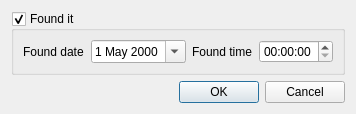
<?xml version="1.0" encoding="UTF-8"?>
<ui version="4.0">
 <class>SetFoundDialog</class>
 <widget class="QDialog" name="SetFoundDialog">
  <property name="geometry">
   <rect>
    <x>0</x>
    <y>0</y>
    <width>356</width>
    <height>111</height>
   </rect>
  </property>
  <property name="windowTitle">
   <string>Set found</string>
  </property>
  <layout class="QVBoxLayout" name="verticalLayout">
   <item>
    <widget class="QGroupBox" name="foundGroup">
     <property name="title">
      <string>Found it</string>
     </property>
     <property name="checkable">
      <bool>true</bool>
     </property>
     <layout class="QHBoxLayout" name="horizontalLayout">
      <item>
       <widget class="QLabel" name="label">
        <property name="text">
         <string>Found date</string>
        </property>
       </widget>
      </item>
      <item>
       <widget class="QDateEdit" name="foundDate">
        <property name="minimumDate">
         <date>
          <year>2000</year>
          <month>5</month>
          <day>1</day>
         </date>
        </property>
        <property name="calendarPopup">
         <bool>true</bool>
        </property>
       </widget>
      </item>
      <item>
       <widget class="QLabel" name="label_2">
        <property name="text">
         <string>Found time</string>
        </property>
       </widget>
      </item>
      <item>
       <widget class="QTimeEdit" name="foundTime"/>
      </item>
     </layout>
    </widget>
   </item>
   <item>
    <widget class="QDialogButtonBox" name="buttonBox">
     <property name="orientation">
      <enum>Qt::Horizontal</enum>
     </property>
     <property name="standardButtons">
      <set>QDialogButtonBox::Cancel|QDialogButtonBox::Ok</set>
     </property>
    </widget>
   </item>
  </layout>
 </widget>
 <resources/>
 <connections>
  <connection>
   <sender>buttonBox</sender>
   <signal>accepted()</signal>
   <receiver>SetFoundDialog</receiver>
   <slot>accept()</slot>
   <hints>
    <hint type="sourcelabel">
     <x>248</x>
     <y>254</y>
    </hint>
    <hint type="destinationlabel">
     <x>157</x>
     <y>274</y>
    </hint>
   </hints>
  </connection>
  <connection>
   <sender>buttonBox</sender>
   <signal>rejected()</signal>
   <receiver>SetFoundDialog</receiver>
   <slot>reject()</slot>
   <hints>
    <hint type="sourcelabel">
     <x>316</x>
     <y>260</y>
    </hint>
    <hint type="destinationlabel">
     <x>286</x>
     <y>274</y>
    </hint>
   </hints>
  </connection>
 </connections>
</ui>
